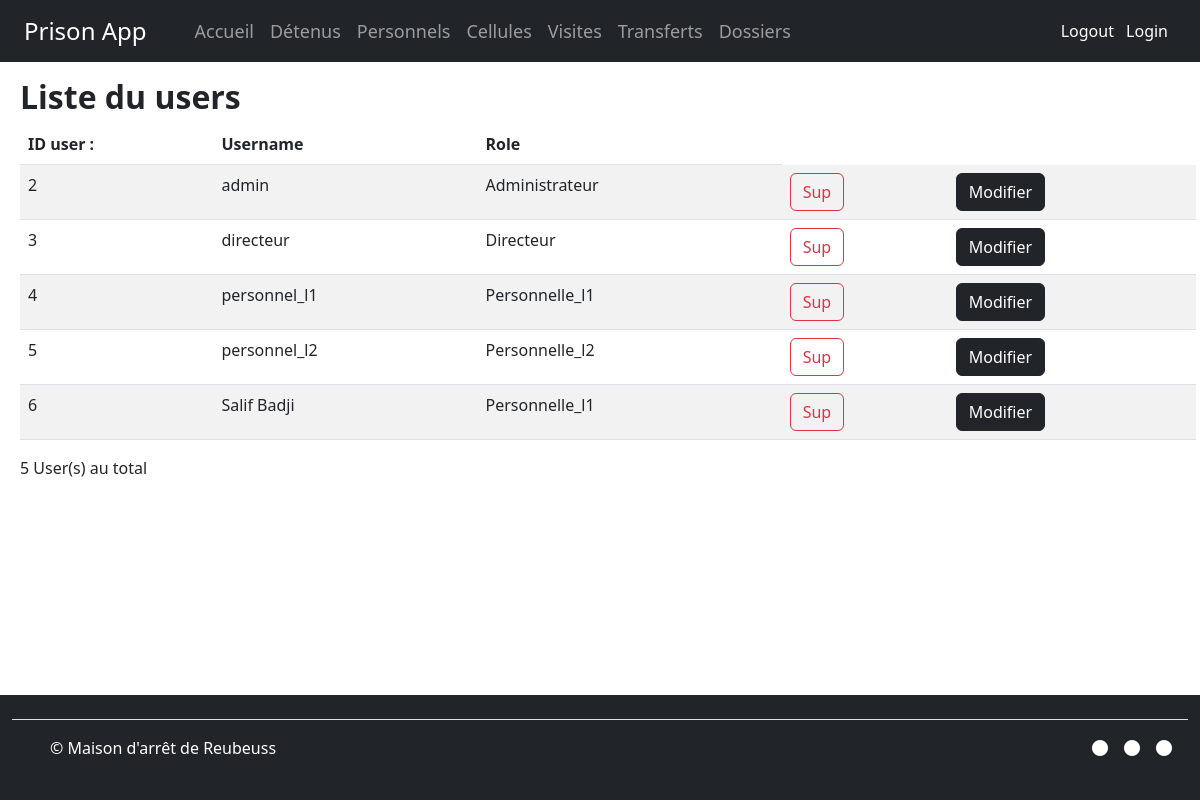
Screenshot of /user/action_user (signed in) with the database file from the repository.
### prisonApp/models.py (models this page shows, shortened)
class Users(db.Model):
    id_user = db.Column(db.Integer, primary_key=True)
    username = db.Column(db.String(20), unique=True, nullable=False)
    password = db.Column(db.String(60), nullable=False)
    id_role = db.Column(db.Integer, db.ForeignKey("roles.id_role"), nullable=False)

class Roles(db.Model):
    id_role = db.Column(db.Integer, primary_key=True)
    nom = db.Column(db.String(50), nullable=False)
    description = db.Column(db.String(255))

### prisonApp/views.py (the view)
@app.route("/user/action_user")
@admin_required
def action_user():
    data = db.session.query(Users.id_user, Users.username, Roles.nom).join(Roles).filter(Users.id_role == Roles.id_role).all()
    message = session.pop('message', None)
    return render_template("user/action_user.html", data=data, message=message)

### prisonApp/views.py (called while the page is built)
def admin_required(f):
    @wraps(f)
    def decorated_function(*args, **kwargs):
        if 'user_id' not in session:
            return render_template('403.html')
        user = Users.query.get(session['user_id'])
        if user.id_role not in [1, 2]:
            return render_template('403.html')
        return f(*args, **kwargs)
    return decorated_function

### prisonApp/templates/user/action_user.html (shortened to what this page needs)
{% extends 'base.html' %} {% block content %}
<div class="row">
  <h2><b>Liste du users</b></h2>
</div>
<div class="tableau">
  <table class="table table-striped">
    <thead class="thead-dark">
      <tr>
        <th>ID user :</th>
        <th>Username</th>
        <th>Role</th>
      </tr>
    </thead>
    {% for i in data %}
    <tr>
      <td>{{ i.id_user  }}</td>
      <td>{{ i.username  }}</td>
      <td>{{ i.nom  }}</td>
      <td>
        <form
          method="POST"
          action="{{ url_for('supprimer_user', id_user = i.id_user) }}"
        >
          <button type="submit" class="btn btn-outline-danger">Sup</button>
        </form>
      </td>
      <td>
        <a
          href="/user/modification_user/{{i.id_user}}"
          class="text-decoration-none"
          ><button class="btn btn-dark">Modifier</button></a
        >
      </td>
    </tr>
    {% endfor %}
  </table>
  <div>
    <p>{{ data|length }} User(s) au total</p>
  </div>
  </div>
  {% endblock %}

### prisonApp/static/css/style.css (style rules this page uses)
body { display: flex; flex-direction: column; }
.tableau { margin-bottom: 150px !important; }

### rows the page displays
Users: id_user "2", username "admin", nom "Administrateur"
Users: id_user "3", username "directeur", nom "Directeur"
Users: id_user "4", username "personnel_l1", nom "Personnelle_l1"
Users: id_user "5", username "personnel_l2", nom "Personnelle_l2"
Users: id_user "6", username "Salif Badji", nom "Personnelle_l1"

### other values shown
{{ data|length }} "5"
